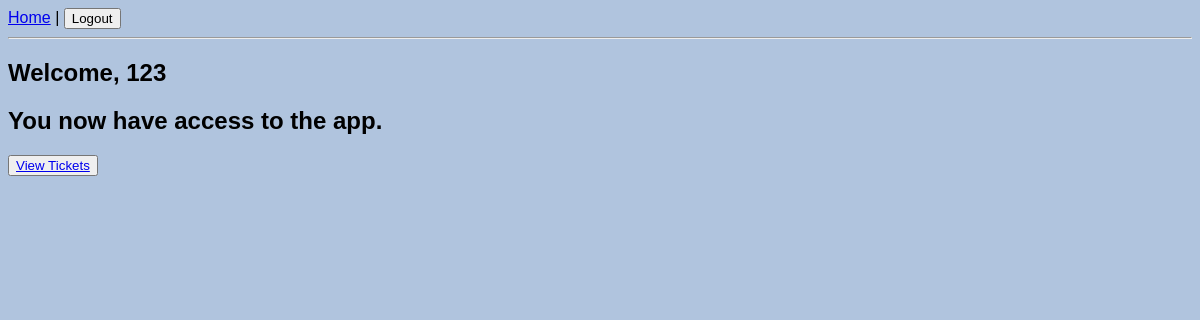
Page / (signed in) on the earlier database version.
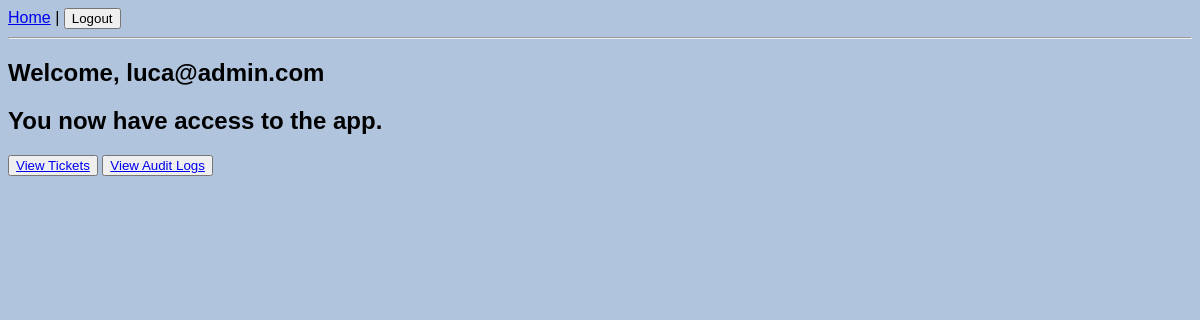
Same page on the later database version.
### tables this page shows
CREATE TABLE users (
    id INTEGER PRIMARY KEY AUTOINCREMENT,
    email STRING UNIQUE NOT NULL UNIQUE,
    password_hash STRING NOT NULL,
    role STRING NOT NULL,
    created_at TIMESTAMP DEFAULT CURRENT_TIMESTAMP,
    locked BOOLEAN DEFAULT FALSE,
    CONSTRAINT role_enum CHECK (upper(role) IN ('ANALYST', 'MANAGER'))
);

### app.py (the view)
@app.get("/")
def home():
    user = current_user()
    if not user:
        return redirect(url_for("login"))
    return render_template("home.html", user=user)

### app.py (called while the page is built)
@app.teardown_appcontext
def teardown_db(exception):
    close_db(exception)

def current_user():
    user_email = request.cookies.get("user_email")
    if not user_email:
        return None
    db = get_db()
    return db.execute("SELECT * FROM users WHERE email = ?", (user_email,)).fetchone()

### database.py (called while the page is built)
def get_db():
    if "db" not in g:
        g.db = sqlite3.connect(DB_PATH)
        g.db.row_factory = sqlite3.Row
    return g.db

### templates/home.html
{% extends "base.html" %}
{% block content %}
    <h2><b> Welcome, </b> {{ user["email"] }}</h2>
    <h2>You now have access to the app.</h2>
    <button>
    <a href="{{ url_for('tickets') }}">View Tickets</a>
    </button>
    {% if user["role"] == 'MANAGER' %}
        <button>
        <a href="{{ url_for('audit_logs') }}">View Audit Logs</a>
        </button>
    {% endif %}
{% endblock %}

### templates/base.html (shortened to what this page needs)
<!doctype html>
<html lang="ro">
<head>
</head>
<body>
  <nav>
    {% if request.cookies.get("user_email") %}
        <a href="{{ url_for('home') }}">Home</a> |
      <form action="{{ url_for('logout') }}" method="post" style="display:inline;">
        <button type="submit">Logout</button>
      </form>
    {% else %}
      <a href="{{ url_for('login') }}">Login</a> |
      <a href="{{ url_for('register') }}">Register</a>
    {% endif %}
  </nav>
  <hr/>
  {% block content %}{% endblock %}
</body>
</html>

### templates/base.html (style rules this page uses)
body { font-family: Arial, sans-serif; background-color: lightsteelblue; }

Differences in the rows shown:
changed users: email "123" → "luca@admin.com"; role "ANALYST" → "MANAGER" (drawn)
Other differences:
text now shown: "View Audit Logs"
